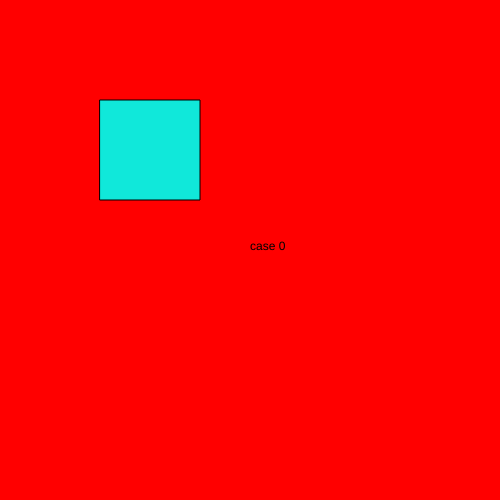
Frame 1 (no input)
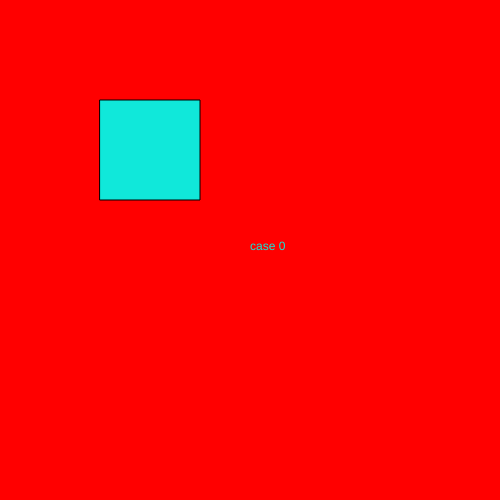
Frame 60 (no input)
Frame 120 (the mouse pressed at the canvas centre since frame 60): identical to frame 60, image omitted

The p5.js sketch that drew these frames (run headless with seeded random() and noise() and a simulated clock; from frame 60 on, the mouse is pressed at the canvas centre):

// p5.js sketch
// ── sketch.js
let state = 0 ;

function setup() {
  createCanvas(500, 500);
}

function draw() {

  switch (state) {
      case 0:
      background('red');
      text("case 0", 250, 250);
      break;
       case 1:
      background('grey');
      text("case 1", 250, 250);
      break;
  case 2:
      background('pink');
      text("case 2", 250, 250);
      break;
  }
fill(16, 232, 218);
rect(100,100,100,100);
}

function mouseReleased() {
  if ((mouseX > 100) && (mouseX < 200) && (mouseY >100) && (mouseY < 200) ) {
  state++ ;
  if (state > 2) {
    state = 0 ;
  }
}
}
